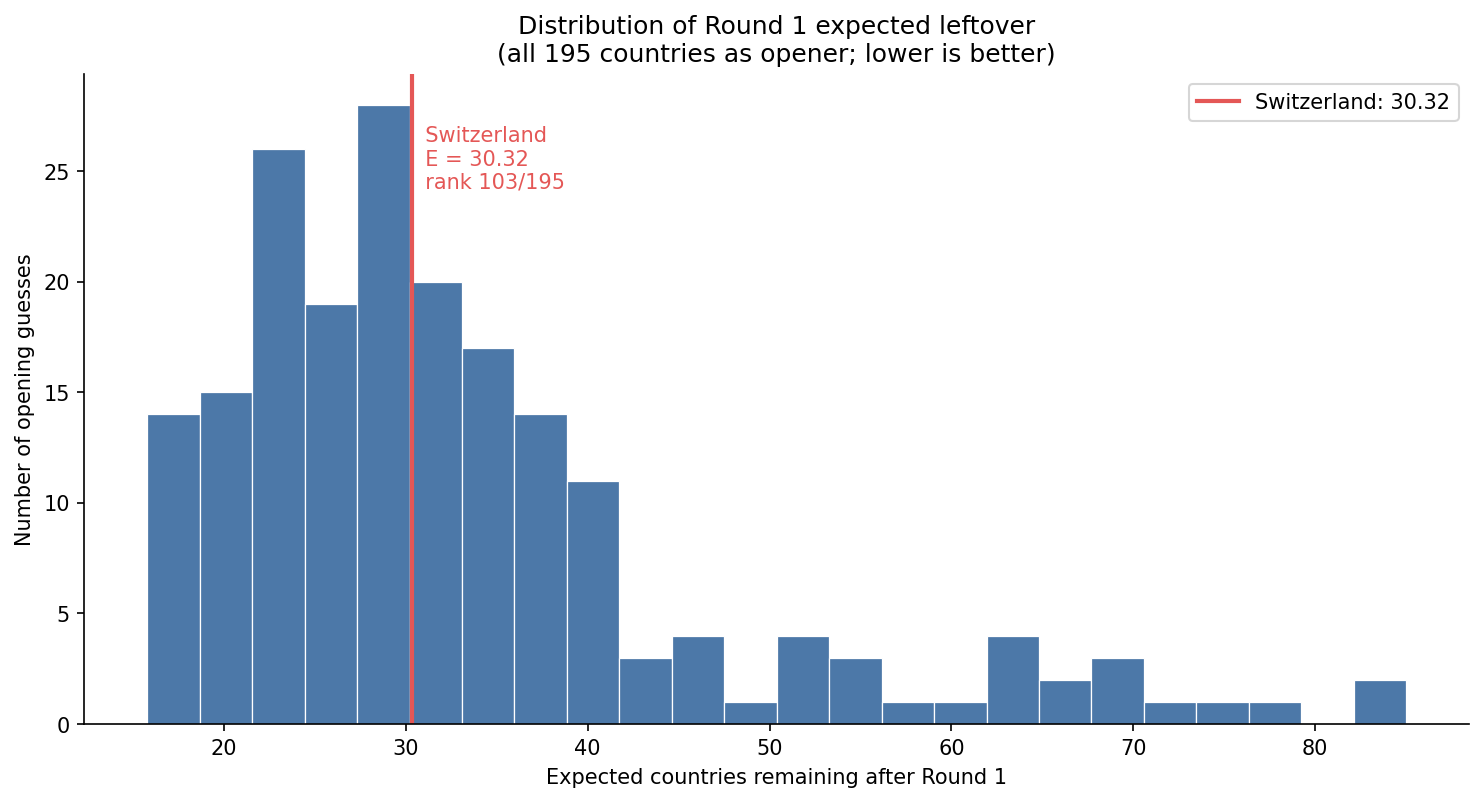

The Python source for this figure:
#!/usr/bin/env python3
"""Histogram of expected leftover after each possible Round 1 opening guess."""

from __future__ import annotations

import matplotlib

matplotlib.use("Agg")
import matplotlib.pyplot as plt
import numpy as np

from geodle_core import countries_list, load_countries
from solve import score_guess

MARK = "Switzerland"


def main() -> None:
    universe = countries_list(load_countries())
    n = len(universe)

    expected = []
    mark_value = None
    for guess in universe:
        _worst, exp = score_guess(guess, universe)
        expected.append(exp)
        if guess["name"] == MARK:
            mark_value = exp

    assert mark_value is not None
    expected_arr = np.array(expected)
    rank = int(np.sum(expected_arr < mark_value)) + 1  # 1 = best

    fig, ax = plt.subplots(figsize=(10, 5.5))
    bins = np.linspace(expected_arr.min(), expected_arr.max(), 25)
    ax.hist(
        expected_arr,
        bins=bins,
        color="#4C78A8",
        edgecolor="white",
        linewidth=0.6,
    )

    ax.axvline(
        mark_value,
        color="#E45756",
        linewidth=2.0,
        linestyle="-",
        label=f"{MARK}: {mark_value:.2f}",
    )
    ymin, ymax = ax.get_ylim()
    ax.text(
        mark_value,
        ymax * 0.92,
        f"  {MARK}\n  E = {mark_value:.2f}\n  rank {rank}/{n}",
        color="#E45756",
        fontsize=10,
        va="top",
        ha="left",
    )

    ax.set_xlabel("Expected countries remaining after Round 1")
    ax.set_ylabel("Number of opening guesses")
    ax.set_title(
        "Distribution of Round 1 expected leftover\n"
        f"(all {n} countries as opener; lower is better)"
    )
    ax.legend(loc="upper right")
    ax.spines["top"].set_visible(False)
    ax.spines["right"].set_visible(False)

    fig.tight_layout()
    out = "round1_expected_histogram.png"
    fig.savefig(out, dpi=150, bbox_inches="tight")
    plt.close(fig)

    print(f"{MARK}: expected leftover = {mark_value:.2f}")
    print(f"Rank: {rank}/{n} (1 = best / lowest expected)")
    print(f"Best opener expected:  {expected_arr.min():.2f}")
    print(f"Median:                {np.median(expected_arr):.2f}")
    print(f"Worst opener expected: {expected_arr.max():.2f}")
    print(f"Saved {out}")


if __name__ == "__main__":
    main()
